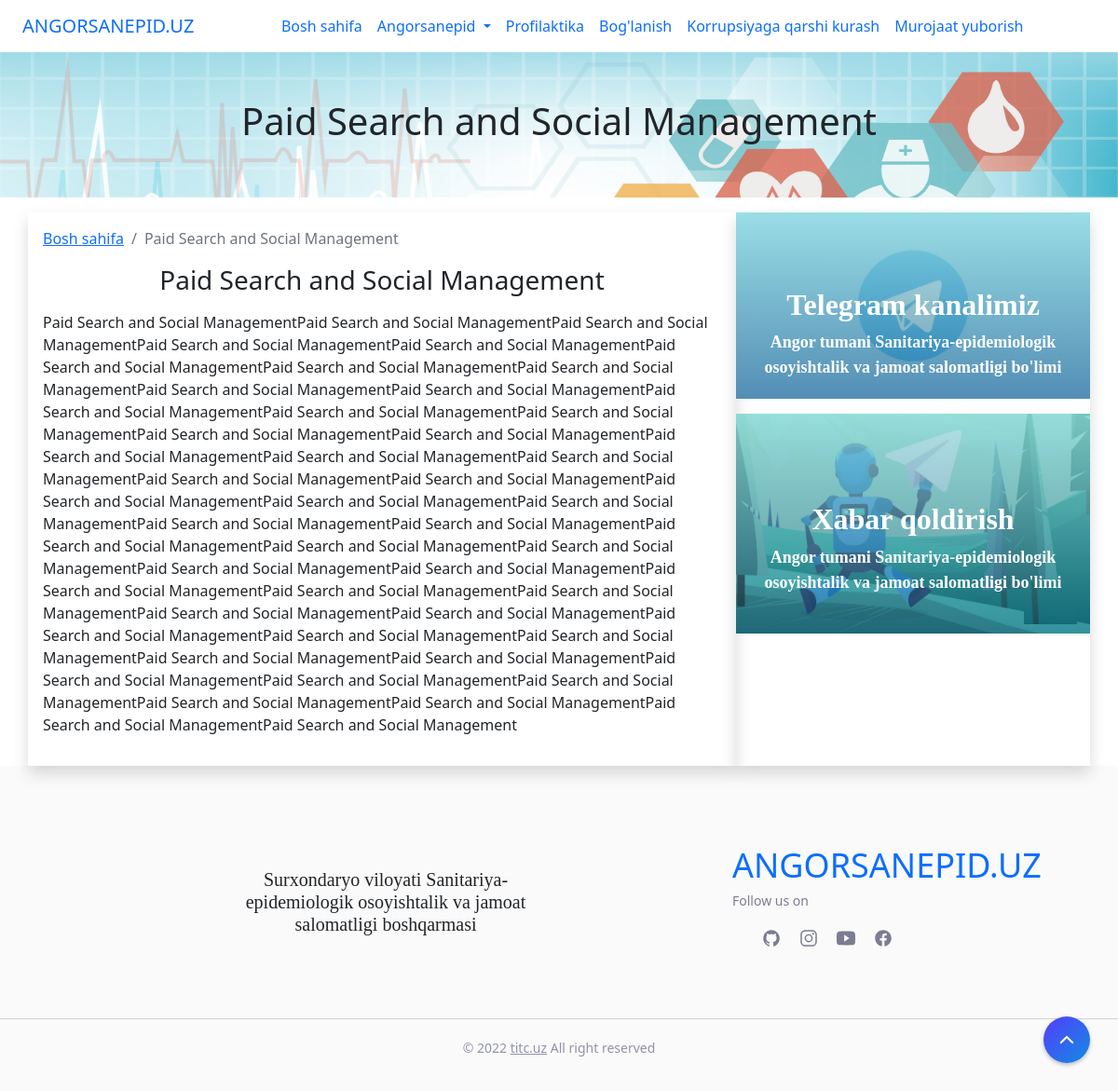
The page /news/news-detail/1 on the database its author committed.
### staticApp/models.py (models this page shows)
class Menutext(models.Model):
    name = models.CharField(null=True, max_length=100)
    content = RichTextUploadingField(null=True,
                                     extra_plugins=['youtube'],
                                     external_plugin_resources=[(
                                         'youtube',
                                         '/static/ckeditor/ckeditor/plugins/youtube/',
                                         'plugin.js',
                                     )],
                                     )

### newsApp/models.py (models this page shows, shortened)
class News(models.Model):
    title=models.CharField(max_length=250, null=True)
    img = models.ImageField(null=True)
    date = models.DateField(null=True, auto_now_add=True)
    shortText = models.CharField(max_length=250, null=True)
    content = RichTextUploadingField(null=True,
                                     extra_plugins=['youtube'],
                                     external_plugin_resources=[(
                                         'youtube',
                                         '/static/ckeditor/ckeditor/plugins/youtube/',
                                         'plugin.js',
                                     )],
                                     )

### newsApp/views.py (the view)
# urls.py: path('news-detail/<int:id>', newsDetails, name='newsDetails')
def newsDetails(request, id):
    menu = Menutext.objects.all()
    news = News.objects.get(id=id)
    return render(request, 'news-detail.html',  context={
        'menu': menu,
        'news': news
    })

### template/news-detail.html (shortened to what this page needs)
{% extends 'base.html' %}
{% load static %}
{% block content %}
    <div class="header">
  <h1>{{news.title}}</h1>
</div>
<div class="container">
    <div class="row mt-3">
    <div class="col-12 col-md-8 shadow p-3">
         <nav aria-label="breadcrumb">
          <ol class="breadcrumb">
            <li class="breadcrumb-item"><a href="{% url 'home' %}">Bosh sahifa</a></li>
            <li class="breadcrumb-item active" aria-current="page">{{news.title}}</li>
          </ol>
         </nav>
        <h3 class="text-center">{{news.title}}</h3>
        <p>{{news.content |safe }}</p>
    </div>
    <div class="col-12 col-md-4 shadow p-0">
        <div class="telegram-banner">
            <img class="" src="{% static 'images/telegram.png' %}" alt="telegram.png">
            <div class="text-box">
                <div class="text">
                    <h2 class="fw-bold">Telegram kanalimiz</h2>
                    <p>Angor tumani Sanitariya-epidemiologik osoyishtalik va jamoat salomatligi bo'limi</p>
                </div>
            </div>
        </div>
                <div class="telegram-banner mt-3">
            <img class="" src="{% static 'images/message.jpg' %}" alt="telegram.png">
            <div class="text-box">
                <div class="text">
                    <h2 class="fw-bold">Xabar qoldirish</h2>
                    <p>Angor tumani Sanitariya-epidemiologik osoyishtalik va jamoat salomatligi bo'limi</p>
                </div>
            </div>
        </div>
    </div>
</div>
</div>
{% endblock content %}

### template/base.html (shortened to what this page needs)
{% load static %}
<!DOCTYPE html>
<html lang="en">
<head>
  <link rel="stylesheet" href="{% static 'css/style.css' %}">
  <link href="https://cdn.jsdelivr.net/npm/bootstrap@5.0.2/dist/css/bootstrap.min.css" rel="stylesheet">
</head>
<body id="top">
  <header>
    <div class="container-fluid">
      <div class="navbar-wrapper">
        <nav class="navbar navbar-expand-lg navbar-ligh">
          <div class="container-fluid">
            <a class="navbar-brand" href="{% url 'home' %}">ANGORSANEPID.UZ</a>
            <div class="collapse navbar-collapse" id="navbarSupportedContent">
              <ul class="navbar-nav mx-auto mb-2 mb-lg-0">
                <li class="nav-item">
                  <a class="nav-link active" aria-current="page" href="{% url 'home' %}">{{menu.0.name}}</a>
                </li>
                <li class="nav-item dropdown">
          <a class="nav-link dropdown-toggle" href="#" id="navbarDropdown" role="button" data-bs-toggle="dropdown" aria-expanded="false">
            {{menu.1.name}}
          </a>
        </li>
                <li class="nav-item">
                  <a class="nav-link" href="/static-menu/{{menu.2.id}}">{{menu.2.name}}</a>
                </li>
                <li class="nav-item">
                  <a class="nav-link" href="/static-menu/{{menu.3.id}}">{{menu.3.name}}</a>
                </li>
                <li class="nav-item">
                 <a class="nav-link" href="/static-menu/{{menu.4.id}}">{{menu.4.name}}</a>
                </li>
                <li class="nav-item">
                  <a class="nav-link" href="/static-menu/{{menu.5.id}}">{{menu.5.name}}</a>
                </li>
              </ul>
            </div>
          </div>
        </nav>
      </div>
    </div>
  </header>
{% block content %}
{% endblock content %}
  <footer>
    <div class="footer-top">
      <div class="container">
    <div class="col-md-4 text-center">
      <h5>Surxondaryo viloyati Sanitariya-epidemiologik osoyishtalik va jamoat salomatligi boshqarmasi</h5>
    </div>
    <div class="col-md-4">
      <div class="footer-brand">
        <a class="footer-brand-link" href="#">ANGORSANEPID.UZ</a>
        <p class="footer-text">Follow us on</p>
        <ul class="social-list">
          <li>
            <a href="#" class="social-link">
              <ion-icon name="logo-github"></ion-icon>
            </a>
          </li>
          <li>
            <a href="#" class="social-link">
              <ion-icon name="logo-instagram"></ion-icon>
            </a>
          </li>
          <li>
            <a href="#" class="social-link">
              <ion-icon name="logo-youtube"></ion-icon>
            </a>
          </li>
          <li>
            <a href="#" class="social-link">
              <ion-icon name="logo-facebook"></ion-icon>
            </a>
          </li>
        </ul>
      </div>
    </div>
      </div>
    </div>
    <div class="footer-bottom">
      <p class="copyright">
        &copy; 2022 <a href="https://titc.uz">titc.uz</a> All right reserved
      </p>
    </div>
  </footer>
  <a href="#top" class="go-top active" data-go-top>
    <ion-icon name="chevron-up-outline"></ion-icon>
  </a>
</body>
</html>

### static/css/style.css (style rules this page uses)
:root { --maximum-yellow-red: hsl(37, 100%, 68%); --royal-blue-dark: hsl(231, 61%, 22%); --silver-chalice: hsl(0, 0%, 70%); --oxford-blue: hsl(231, 100%, 8%); --bittersweet: hsl(2, 100%, 69%); --french-rose: hsl(342, 90%, 61%); --davys-gray: hsl(180, 3%, 28%); --cool-gray: hsl(240, 13%, 62%); --platinum: hsl(0, 0%, 92%); --white-2: hsl(0, 0%, 98%); --white: hsl(0, 0%, 100%); --black: hsl(0, 0%, 0%); --rythm: hsl(240, 9%, 53%); --ff-poppins: "Poppins", sans-sarif; --fs-1: 32px; --fs-2: 26px; --fs-3: 22px; --fs-4: 18px; --fs-5: 15px; --fs-6: 14px; --fw-700: 700; --fw-600: 600; --fw-500: 500; --transition: 0.25s ease-in-out; }
*, *::before, *::after { margin: 0; padding: 0; box-sizing: border-box; }
li { list-style: none; }
a { text-decoration: none; }
a, img, button, span, ion-icon, label, input, textarea { display: block; }
html { font-family: var(--ff-poppins); scroll-behavior: smooth; }
body { background: var(--white); overflow-x: hidden; }
footer { background: var(--white-2); }
.footer-top { padding: 80px 0 50px; }
.footer-brand { margin-bottom: 20px; }
.footer-text { color: var(--rythm); font-size: var(--fs-6); margin-bottom: 20px; }
.social-list { display: flex; justify-content: flex-start; gap: 20px; }
.social-link { color: var(--rythm); font-size: var(--fs-4); margin-bottom: 10px; }
.footer-brand-link { font-size: 36px; text-decoration: none; }
.footer-bottom { padding: 20px 15px; border-top: 1px solid hsla(0, 0%, 18%, 0.2); }
.copyright { color: var(--cool-gray); text-align: center; font-size: var(--fs-6); }
.copyright a { display: inline-block; color: var(--cool-gray); }
.go-top { position: fixed; bottom: 30px; right: 30px; z-index: 5; width: 50px; height: 50px; background: linear-gradient(-45deg, #118CE3, #563CFA); box-shadow: 0 2px 4px hsla(0, 0%, 0%, 0.25); display: grid; place-items: center; border-radius: 50%; color: #ffffff; font-size: 22px; opacity: 0; visibility: hidden; pointer-events: none; transition: var(--transition); }
.go-top.active { opacity: 1; visibility: visible; pointer-events: all; }
.header { background-color: rgba(0, 0, 0); background-image: url('../images/banner-2.jpg'); width: 100%; padding: 50px; text-align: center; background-size: 100% 200%; font-size: 30px; }
.telegram-banner { position: relative; }
.telegram-banner img { width: 100%; }
.telegram-banner .text-box { position: absolute; top: 0; left: 0; width: 100%; height: 100%; background: linear-gradient(rgba(154, 224, 222, 0.75), rgba(22, 81, 122, 0.55)); color: white; font-family: Arial sans-serif; font-size: 18px; font-weight: 600; text-align: center; }
.telegram-banner .text { position: absolute; top: 40%; transition: all 0.5s; }
@media (min-width: 450px) { :root { --fs-1: 60px; } }
@media (min-width: 560px) { .footer-brand { margin-bottom: 40px; } }
@media (min-width: 560px) { footer h5 { font-family: Georgia, 'Times New Roman', Times, serif; } }
@media (min-width: 768px) { :root { --fs-2: 35px; --fs-4: 20px; } }
@media (min-width: 1024px) { .container { max-width: 950px; } }
@media (min-width: 1024px) { .footer-top .container { display: flex; justify-content: space-between; align-items: center; gap: 50px; } }
@media (min-width: 1024px) { .footer-brand, .footer-link-list:not(:last-child) { margin-bottom: 0; } }
@media (min-width: 1200px) { :root { --fs-2: 42px; } }
@media (min-width: 1200px) { .container { max-width: 1150px; } }

### rows shown on the page
Menutext: name "Bosh sahifa"
Menutext: name "Angorsanepid"
Menutext: name "Profilaktika"
Menutext: name "Bog'lanish"
Menutext: name "Korrupsiyaga qarshi kurash"
Menutext: name "Murojaat yuborish"
News: title "Paid Search and Social Management", content "Paid Search and Social ManagementPaid Search and Social ManagementPaid Search and Social ManagementPaid Search and Social ManagementPaid Search and Social ManagementPaid Search and Social ManagementPaid Search and Social ManagementPaid Search and Social ManagementPaid Search and Social ManagementPaid Search and Social ManagementPaid Search and Social ManagementPaid Search and Social ManagementPaid Search and Social ManagementPaid Search and Social ManagementPaid Search and Social ManagementPaid Search and Social ManagementPaid Search and Social ManagementPaid Search and Social ManagementPaid Search and Social ManagementPaid Search and Social ManagementPaid Search and Social ManagementPaid…"
